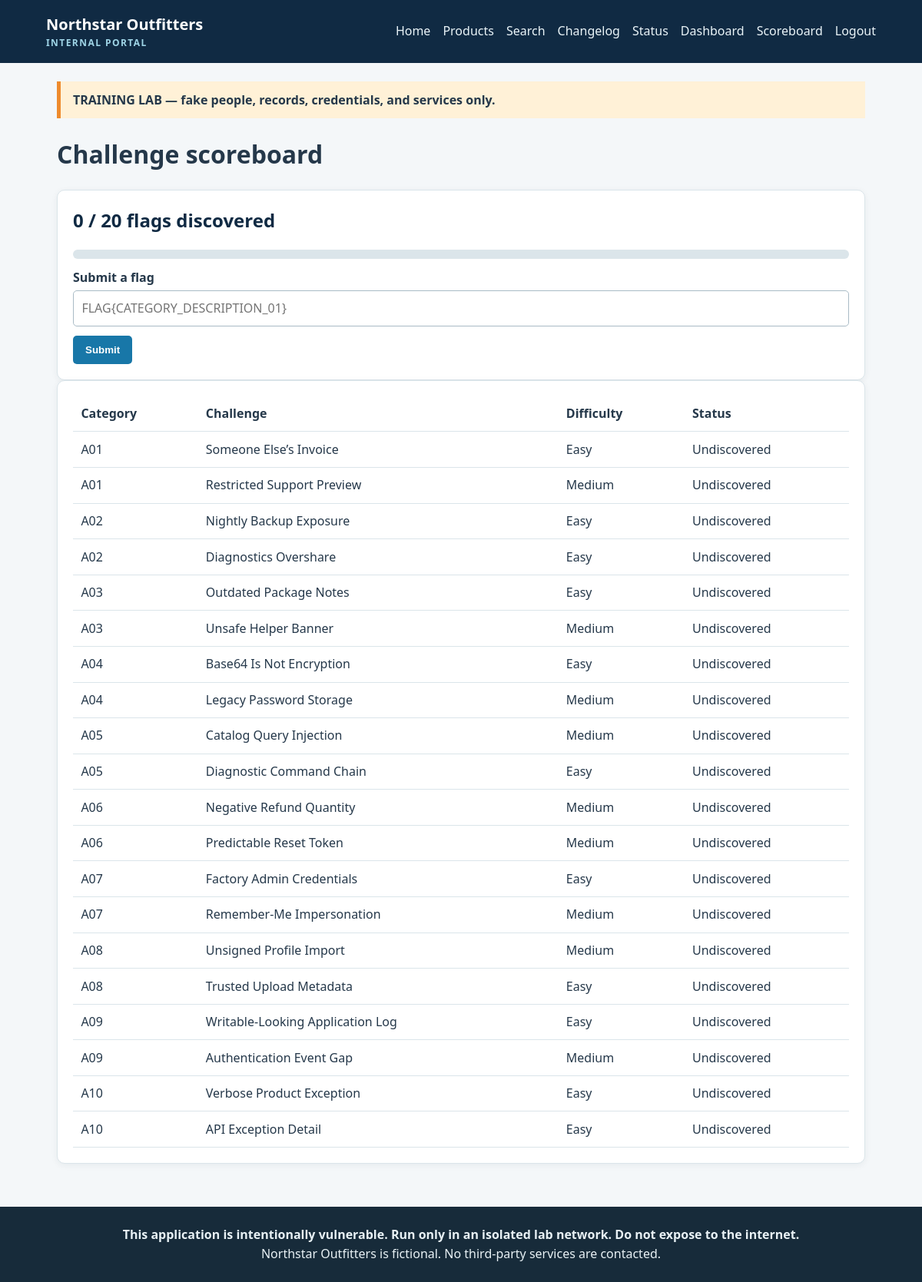
Page /?route=scoreboard (signed in) on the committed database.
### tables this page shows
CREATE TABLE flags (
 id INT AUTO_INCREMENT PRIMARY KEY, category VARCHAR(8) NOT NULL, challenge_name VARCHAR(160) NOT NULL,
 difficulty ENUM('Easy','Medium','Hard') NOT NULL, flag_value VARCHAR(160) NOT NULL UNIQUE,
 hint1 TEXT NOT NULL, hint2 TEXT NOT NULL, points INT NOT NULL DEFAULT 100
);

### public/index.php (the view, shortened to what this page needs)
<?php
require __DIR__ . '/../app/helpers/bootstrap.php';
$route = $_GET['route'] ?? 'home';
switch ($route) {
case 'scoreboard':
    $u=require_login();$message='';if($_SERVER['REQUEST_METHOD']==='POST') {[$ok,$text]=submit_flag($u,$_POST['flag']??'');$message='<div class="'.($ok?'notice':'error').'">'.h($text).'</div>';}
    $total=(int)db()->query('SELECT COUNT(*) FROM flags')->fetchColumn();$stmt=db()->prepare('SELECT COUNT(*) FROM submissions WHERE user_id=?');$stmt->execute([$u['id']]);$solved=(int)$stmt->fetchColumn();$pct=$total?(int)(100*$solved/$total):0;
    echo '<h1>Challenge scoreboard</h1>'.$message.'<section class="card"><h2>'.h($solved).' / '.h($total).' flags discovered</h2><div class="progress"><span style="width:'.$pct.'%"></span></div><form method="post"><label>Submit a flag</label><input name="flag" placeholder="FLAG{CATEGORY_DESCRIPTION_01}" required><button>Submit</button></form></section><section class="card"><table><tr><th>Category</th><th>Challenge</th><th>Difficulty</th><th>Status</th></tr>';
    $stmt=db()->prepare('SELECT flags.*,submissions.id solved FROM flags LEFT JOIN submissions ON submissions.flag_id=flags.id AND submissions.user_id=? ORDER BY flags.category,flags.id');$stmt->execute([$u['id']]);foreach($stmt as $f)echo '<tr><td>'.h($f['category']).'</td><td>'.h($f['challenge_name']).'</td><td>'.h($f['difficulty']).'</td><td>'.($f['solved']?'✓ Discovered':'Undiscovered').'</td></tr>';echo '</table></section>';
    break;
}

### public/assets/style.css (style rules this page uses)
:root { --navy:#102a43;--blue:#1877a8;--ice:#eaf4f8;--orange:#ee8b2d;--ink:#25384a;--red:#9e2a2b }
* { box-sizing:border-box }
body { margin:0;background:#f4f7f9;color:var(--ink);font:16px/1.55 system-ui,-apple-system,Segoe UI,sans-serif }
.card { background:white;border:1px solid #dbe5ea;border-radius:10px;padding:1.25rem;box-shadow:0 2px 8px #102a4310;overflow:auto }
.card h2,.card h3 { margin-top:0;color:var(--navy) }
label { display:block;font-weight:700;margin:.75rem 0 .25rem }
input,select,textarea { width:100%;padding:.65rem;border:1px solid #a9bbc5;border-radius:5px;font:inherit }
button,.button { display:inline-block;background:var(--blue);border:0;color:white;padding:.7rem 1rem;border-radius:5px;text-decoration:none;font-weight:700;cursor:pointer;margin-top:.7rem }
table { width:100%;border-collapse:collapse }
th,td { text-align:left;border-bottom:1px solid #dbe5ea;padding:.65rem }
.progress { height:12px;background:#dbe5ea;border-radius:9px }

### rows in the picture
flags: category "A01", challenge_name "Someone Else’s Invoice", difficulty "Easy"
flags: category "A01", challenge_name "Restricted Support Preview", difficulty "Medium"
flags: category "A02", challenge_name "Nightly Backup Exposure", difficulty "Easy"
flags: category "A02", challenge_name "Diagnostics Overshare", difficulty "Easy"
flags: category "A03", challenge_name "Outdated Package Notes", difficulty "Easy"
flags: category "A03", challenge_name "Unsafe Helper Banner", difficulty "Medium"
flags: category "A04", challenge_name "Base64 Is Not Encryption", difficulty "Easy"
flags: category "A04", challenge_name "Legacy Password Storage", difficulty "Medium"
flags: category "A05", challenge_name "Catalog Query Injection", difficulty "Medium"
flags: category "A05", challenge_name "Diagnostic Command Chain", difficulty "Easy"
flags: category "A06", challenge_name "Negative Refund Quantity", difficulty "Medium"
flags: category "A06", challenge_name "Predictable Reset Token", difficulty "Medium"
flags: category "A07", challenge_name "Factory Admin Credentials", difficulty "Easy"
flags: category "A07", challenge_name "Remember-Me Impersonation", difficulty "Medium"
flags: category "A08", challenge_name "Unsigned Profile Import", difficulty "Medium"
flags: category "A08", challenge_name "Trusted Upload Metadata", difficulty "Easy"
flags: category "A09", challenge_name "Writable-Looking Application Log", difficulty "Easy"
flags: category "A09", challenge_name "Authentication Event Gap", difficulty "Medium"
flags: category "A10", challenge_name "Verbose Product Exception", difficulty "Easy"
flags: category "A10", challenge_name "API Exception Detail", difficulty "Easy"

### other values in the picture
$label "Home"
$label "Products"
$label "Search"
$label "Changelog"
$label "Status"
$solved "0"
$total "20"
